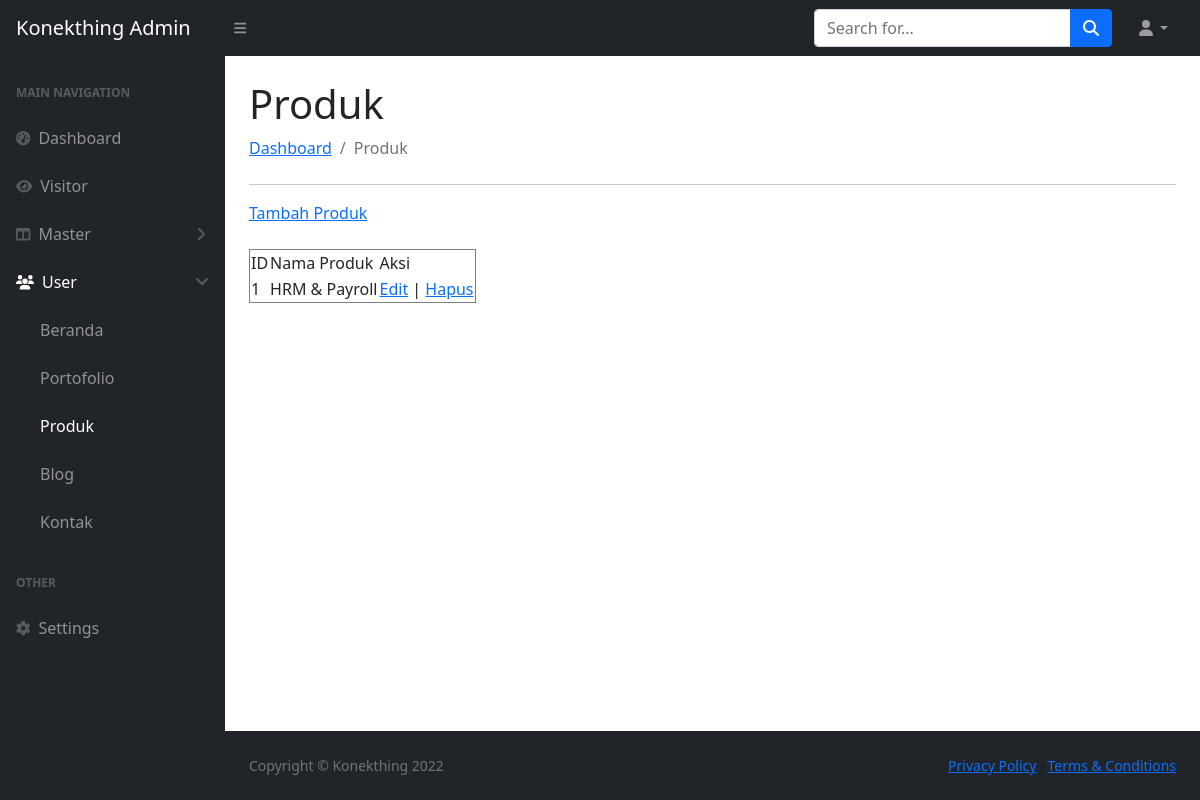
/index.php/produk, run on an earlier commit of the app's database.
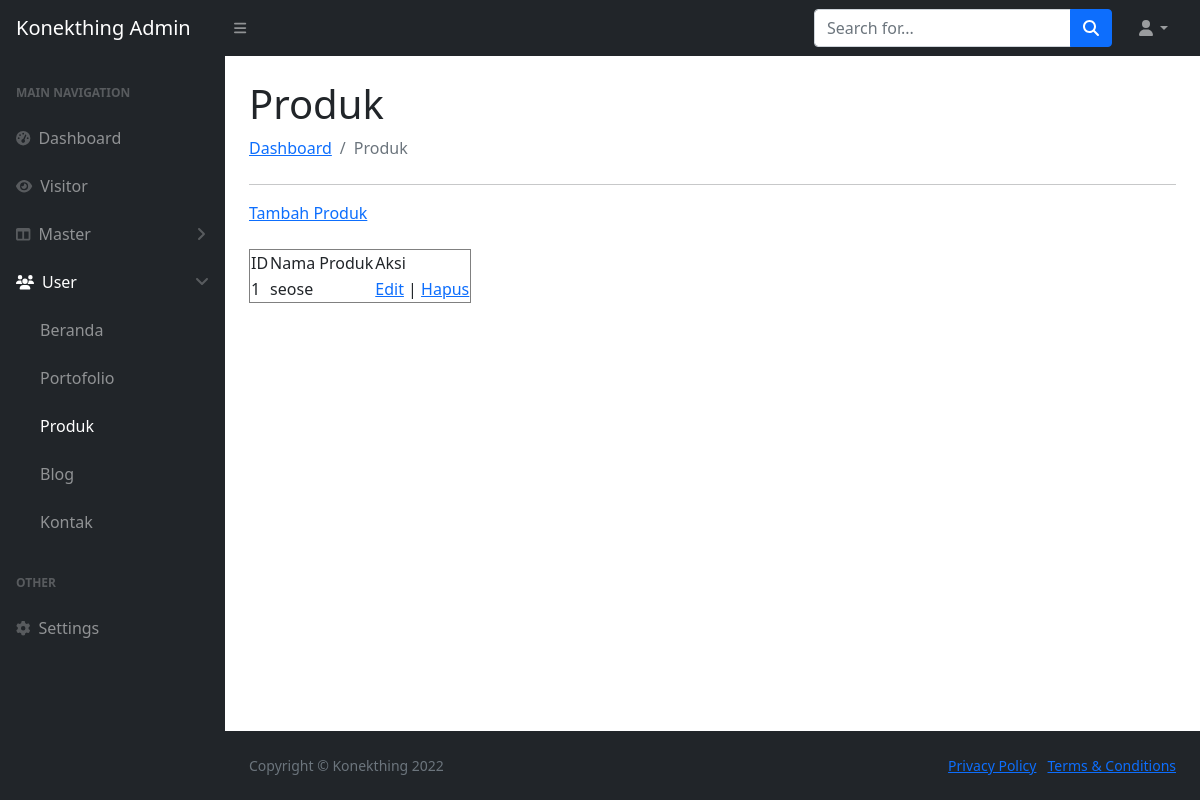
And on a later commit of the database.
### tables this page shows
CREATE TABLE `produk` (
  `id` int(50) NOT NULL,
  `nama` varchar(50) NOT NULL
);

### application/controllers/produk.php (called while the page is built, shortened)
<?php
class produk extends CI_Controller
{
    public function __construct()
    {
        $this->load->model('model_produk');
    }
    public function index()
    {
        $queryAllProduk = $this->model_produk->getDataProduk();
        $DATA = array('queryAllPrdk' => $queryAllProduk);
        $title['title'] = 'Produk - Konekthing Admin';
        $this->load->view('header', $title);
        $this->load->view('admin/user/produk/produk', $DATA);
        $this->load->view('footer');
    }
}

### index.php (called while the page is built, shortened)
<?php
require_once BASEPATH.'core/CodeIgniter.php';

### application/models/model_produk.php (called while the page is built, shortened)
<?php
class model_produk extends CI_Model {
    function getDataProduk() {
        $query = $this->db->get('produk');
        return $query->result();
    }
}

### application/views/admin/user/produk/produk.php (the view)
<div id="layoutSidenav_content">
    <main>
        <div class="container-fluid px-4">
            <h1 class="mt-4">Produk</h1>
            <ol class="breadcrumb mb-4">
                <li class="breadcrumb-item"><a href="<?= base_url('dashboard') ?>">Dashboard</a></li>
                <li class="breadcrumb-item active">Produk</li>
            </ol>
            <div>
                <hr>
                <table border="1">
                    <a href="<?= base_url('produk/tambah_produk') ?>">Tambah Produk</a>
                    <br>
                    <br>
                    <tr>
                        <td>ID</td>
                        <td>Nama Produk</td>
                        <td>Aksi</td>
                    </tr>
                    <?php
                    $count = 0;
                    foreach ($queryAllPrdk as $row) {
                        $count = $count + 1;
                    ?>
                        <tr>
                            <td><?= $count ?></td>
                            <td><?= $row->nama ?></td>
                            <td><a href="<?= base_url('produk/edit_produk') ?>/<?= $row->id ?>">Edit</a> | <a href="<?= base_url('produk/fungsi_hapus') ?>/<?= $row->id ?>">Hapus</a></td>
                        </tr>
                    <?php
                    }
                    ?>
                </table>
            </div>
        </div>
    </main>

What changed in the data, as far as the page shows it:
removed produk: nama "HRM & Payroll"
added produk: nama "seose"
